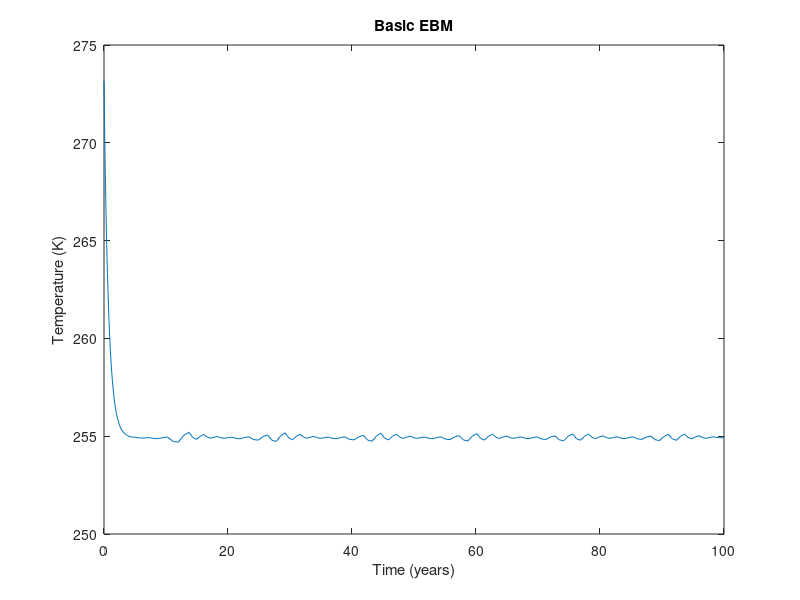
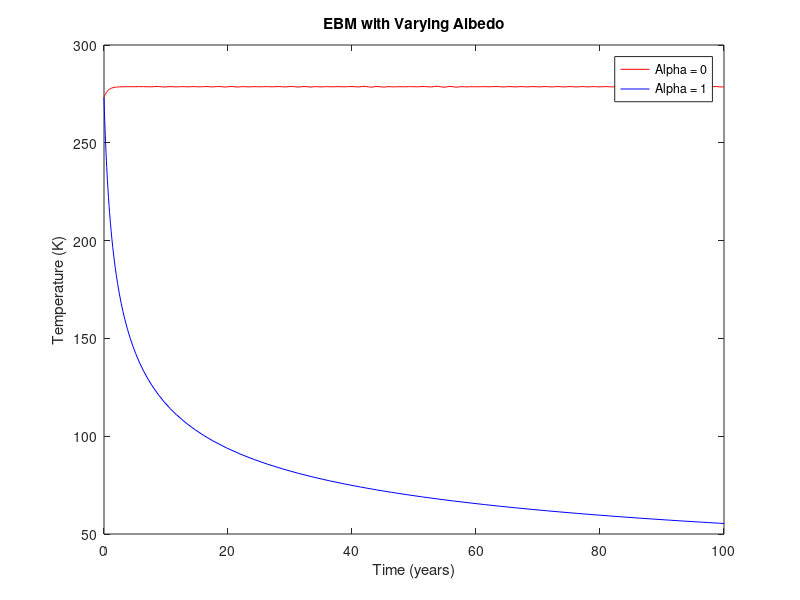
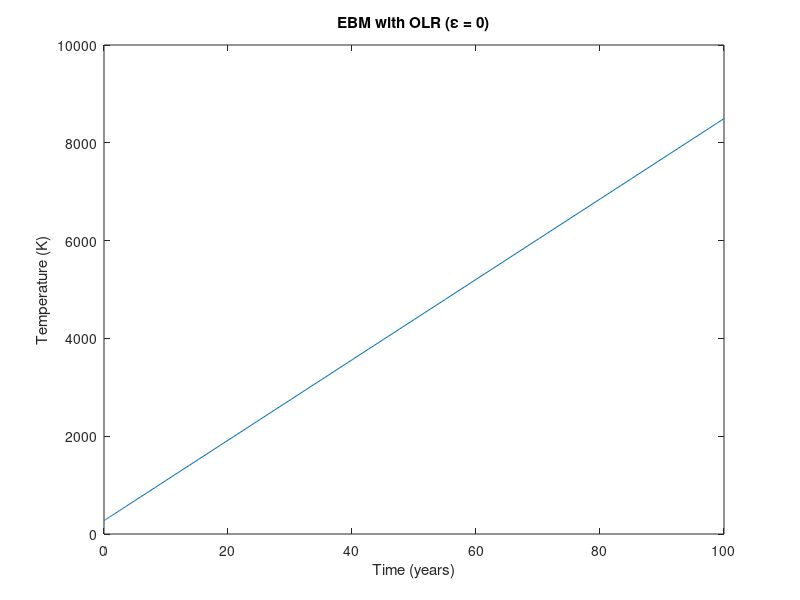
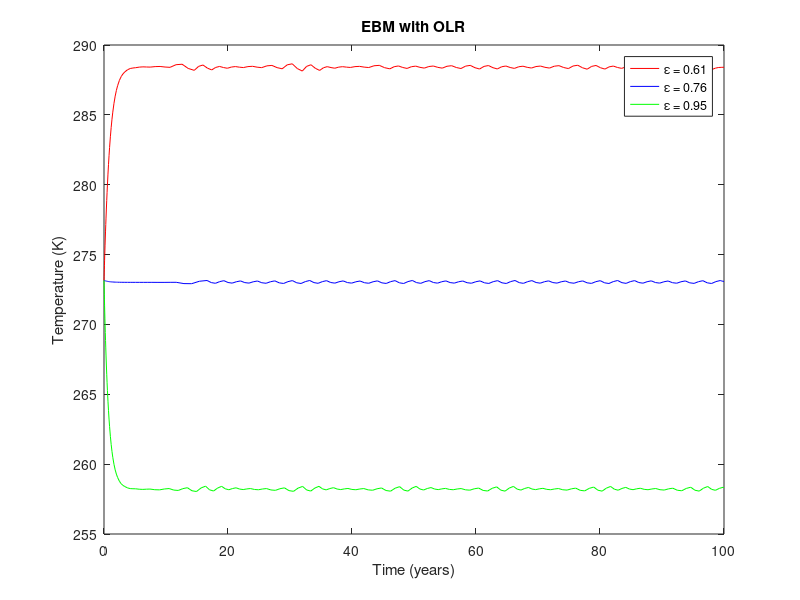

Recreate these plots in MATLAB, in order.
% Global Temperature Modeling (INFO-F305)
% This script contains models for simulating the global average temperature.


% Define constants and initial conditions
R = 2.912; % Heat capacity (W-yr/m^2/K)
Q = 342;   % Average global solar radiation (W/m^2)
alpha = 0.3; % Albedo of the planet
sigma = 5.67e-8; % Stefan-Boltzmann constant (W/m^2/K^4)
T0 = 273.15; % Starting from freezing point of water
tspan = [0, 100]; % Simulate for 100 years

% Solve and plot for basic EBM
[t, T] = ode45(@(t, T) (Q * (1 - alpha) - sigma * T^4) / R, tspan, T0);
plot(t, T);
title('Basic EBM');
xlabel('Time (years)');
ylabel('Temperature (K)');

% Solve and plot for varying albedo
tspan = [0, 100]; % Simulate for 1000 years
alpha1 = 0;
alpha2 = 1;
[t1, T1] = ode45(@(t, T) (Q * (1 - alpha1) - sigma * T^4) / R, tspan, T0);
[t2, T2] = ode45(@(t, T) (Q * (1 - alpha2) - sigma * T^4) / R, tspan, T0);
figure; % Open a new figure window
plot(t1, T1, 'r', t2, T2, 'b');
title('EBM with Varying Albedo');
xlabel('Time (years)');
ylabel('Temperature (K)');
legend('Alpha = 0', 'Alpha = 1');

% EBM with OLR
epsilon = 0.00; % Emissivity factor
[t3, T3] = ode45(@(t, T) (Q * (1 - alpha) - epsilon * sigma * T^4) / R, tspan, T0);
figure; % Open a new figure window
plot(t3, T3);
title('EBM with OLR (ε = 0)');
xlabel('Time (years)');
ylabel('Temperature (K)');

epsilons = [0.61, 0.76, 0.95]; % Emissivity factor
[t4, T4] = ode45(@(t, T) (Q * (1 - alpha) - epsilons(1) * sigma * T^4) / R, tspan, T0);
[t5, T5] = ode45(@(t, T) (Q * (1 - alpha) - epsilons(2) * sigma * T^4) / R, tspan, T0);
[t6, T6] = ode45(@(t, T) (Q * (1 - alpha) - epsilons(3) * sigma * T^4) / R, tspan, T0);
figure; % Open a new figure window
plot(t4, T4, 'r', t5, T5, 'b', t6, T6, 'g');
title('EBM with OLR');
legend('ε = 0.61', 'ε = 0.76', 'ε = 0.95');
xlabel('Time (years)');
ylabel('Temperature (K)');
